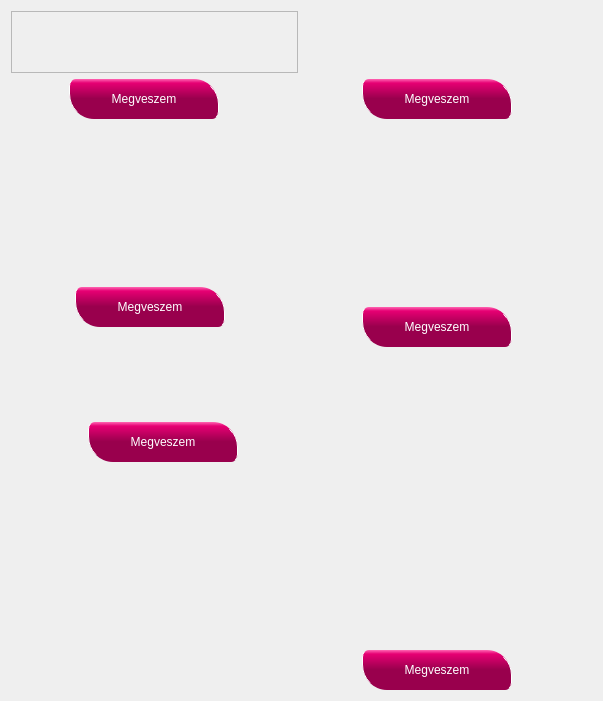
                <widget class="QWidget" name="scrollAreaWidgetContents_4">
                 <property name="geometry">
                  <rect>
                   <x>0</x>
                   <y>0</y>
                   <width>603</width>
                   <height>701</height>
                  </rect>
                 </property>
                 <layout class="QGridLayout" name="gridLayout_13">
                  <item row="0" column="0" colspan="3">
                   <layout class="QVBoxLayout" name="verticalLayout_18">
                    <item>
                     <widget class="clickableLabel" name="tort1">
                      <property name="maximumSize">
                       <size>
                        <width>400</width>
                        <height>16777215</height>
                       </size>
                      </property>
                      <property name="mouseTracking">
                       <bool>true</bool>
                      </property>
                      <property name="toolTip">
                       <string>&lt;!DOCTYPE HTML PUBLIC &quot;-//W3C//DTD HTML 4.0//EN&quot; &quot;http://www.w3.org/TR/REC-html40/strict.dtd&quot;&gt;
&lt;html&gt;&lt;head&gt;&lt;meta name=&quot;qrichtext&quot; content=&quot;1&quot; /&gt;&lt;style type=&quot;text/css&quot;&gt;
p, li { white-space: pre-wrap; }
&lt;/style&gt;&lt;/head&gt;&lt;body style=&quot; font-family:'MS Shell Dlg 2'; font-size:8pt; font-weight:400; font-style:normal;&quot;&gt;
&lt;p style=&quot; margin-top:0px; margin-bottom:0px; margin-left:0px; margin-right:0px; -qt-block-indent:0; text-indent:0px;&quot;&gt;&lt;img src=&quot;:/resource/img/TortenelmiKartya/nagyban/h1.jpg&quot; /&gt;&lt;/p&gt;&lt;/body&gt;&lt;/html&gt;</string>
                      </property>
                      <property name="frameShape">
                       <enum>QFrame::StyledPanel</enum>
                      </property>
                      <property name="text">
                       <string/>
                      </property>
                      <property name="pixmap">
                       <pixmap resource="resource.qrc">:/resource/img/TortenelmiKartya/szurkeben/h1.jpg</pixmap>
                      </property>
                      <property name="scaledContents">
                       <bool>true</bool>
                      </property>
                     </widget>
                    </item>
                    <item>
                     <layout class="QHBoxLayout" name="horizontalLayout_15">
                      <item>
                       <widget class="QLabel" name="label_40">
                        <property name="styleSheet">
                         <string notr="true">color: rgb(0,0,0,0);</string>
                        </property>
                        <property name="text">
                         <string>TextLabel</string>
                        </property>
                       </widget>
                      </item>
                      <item>
                       <widget class="clickableButton" name="buttonKep1_2">
                        <property name="minimumSize">
                         <size>
                          <width>150</width>
                          <height>40</height>
                         </size>
                        </property>
                        <property name="styleSheet">
                         <string notr="true">QPushButton {
color: white;
font: bold 13pt &quot;MS Shell Dlg 2&quot;;
background-color: QLinearGradient( x1: 0, y1: 0, x2: 0, y2: 1, stop: 0 #ff66b3, stop: 0.1 #e60073,  stop: 0.49 #99004d );
selection-background-color: blue;
border-left: 1px solid white;
border-right: 1px solid white;
border-radius: 7;
border-bottom-left-radius: 25px;
border-top-right-radius: 25px;

/*ccc*/
}
QPushButton:hover {
background-color: QLinearGradient( x1: 0, y1: 0, x2: 0, y2: 1, stop: 0 #f2d9e6, stop: 0.1 #cc6699,  stop: 0.49 #d98cb3 );
}</string>
                        </property>
                        <property name="text">
                         <string>Megveszem</string>
                        </property>
                       </widget>
                      </item>
                      <item>
                       <spacer name="horizontalSpacer_19">
                        <property name="orientation">
                         <enum>Qt::Horizontal</enum>
                        </property>
                        <property name="sizeType">
                         <enum>QSizePolicy::Expanding</enum>
                        </property>
                        <property name="sizeHint" stdset="0">
                         <size>
                          <width>80</width>
                          <height>20</height>
                         </size>
                        </property>
                       </spacer>
                      </item>
                     </layout>
                    </item>
                   </layout>
                  </item>
                  <item row="0" column="3">
                   <layout class="QVBoxLayout" name="verticalLayout_19">
                    <item>
                     <widget class="QLabel" name="tort2">
                      <property name="maximumSize">
                       <size>
                        <width>400</width>
                        <height>16777215</height>
                       </size>
                      </property>
                      <property name="toolTip">
                       <string>&lt;html&gt;&lt;head/&gt;&lt;body&gt;&lt;p&gt;&lt;img src=&quot;:/resource/img/TortenelmiKartya/nagyban/h2.jpg&quot;/&gt;&lt;/p&gt;&lt;/body&gt;&lt;/html&gt;</string>
                      </property>
                      <property name="text">
                       <string/>
                      </property>
                      <property name="pixmap">
                       <pixmap resource="resource.qrc">:/resource/img/TortenelmiKartya/szurkeben/h2.jpg</pixmap>
                      </property>
                      <property name="scaledContents">
                       <bool>true</bool>
                      </property>
                     </widget>
                    </item>
                    <item>
                     <layout class="QHBoxLayout" name="horizontalLayout_16">
                      <item>
                       <widget class="QLabel" name="label_41">
                        <property name="styleSheet">
                         <string notr="true">color: rgb(0,0,0,0);</string>
                        </property>
                        <property name="text">
                         <string>TextLabel</string>
                        </property>
                       </widget>
                      </item>
                      <item>
                       <widget class="clickableButton" name="buttonKep2_2">
                        <property name="minimumSize">
                         <size>
                          <width>150</width>
                          <height>40</height>
                         </size>
                        </property>
                        <property name="styleSheet">
                         <string notr="true">QPushButton {
color: white;
font: bold 13pt &quot;MS Shell Dlg 2&quot;;
background-color: QLinearGradient( x1: 0, y1: 0, x2: 0, y2: 1, stop: 0 #ff66b3, stop: 0.1 #e60073,  stop: 0.49 #99004d );
selection-background-color: blue;
border-left: 1px solid white;
border-right: 1px solid white;
border-radius: 7;
border-bottom-left-radius: 25px;
border-top-right-radius: 25px;

/*ccc*/
}
QPushButton:hover {
background-color: QLinearGradient( x1: 0, y1: 0, x2: 0, y2: 1, stop: 0 #f2d9e6, stop: 0.1 #cc6699,  stop: 0.49 #d98cb3 );
}</string>
                        </property>
                        <property name="text">
                         <string>Megveszem</string>
                        </property>
                       </widget>
                      </item>
                      <item>
                       <spacer name="horizontalSpacer_20">
                        <property name="orientation">
                         <enum>Qt::Horizontal</enum>
                        </property>
                        <property name="sizeType">
                         <enum>QSizePolicy::Expanding</enum>
                        </property>
                        <property name="sizeHint" stdset="0">
                         <size>
                          <width>80</width>
                          <height>20</height>
                         </size>
                        </property>
                       </spacer>
                      </item>
                     </layout>
                    </item>
                   </layout>
                  </item>
                  <item row="1" column="0" rowspan="2" colspan="3">
                   <widget class="QLabel" name="label_43">
                    <property name="styleSheet">
                     <string notr="true">color: rgb(0,0,0,0);</string>
                    </property>
                    <property name="text">
                     <string>TextLabel</string>
                    </property>
                   </widget>
                  </item>
                  <item row="1" column="3" rowspan="2">
                   <layout class="QVBoxLayout" name="verticalLayout_21">
                    <item>
                     <widget class="QLabel" name="tort4">
                      <property name="maximumSize">
                       <size>
                        <width>400</width>
                        <height>16777215</height>
                       </size>
                      </property>
                      <property name="toolTip">
                       <string>&lt;html&gt;&lt;head/&gt;&lt;body&gt;&lt;p&gt;&lt;img src=&quot;:/resource/img/TortenelmiKartya/nagyban/h7.jpg&quot;/&gt;&lt;/p&gt;&lt;/body&gt;&lt;/html&gt;</string>
                      </property>
                      <property name="text">
                       <string/>
                      </property>
                      <property name="pixmap">
                       <pixmap resource="resource.qrc">:/resource/img/TortenelmiKartya/szurkeben/h7.jpg</pixmap>
                      </property>
                      <property name="scaledContents">
                       <bool>true</bool>
                      </property>
                     </widget>
                    </item>
                    <item>
                     <layout class="QHBoxLayout" name="horizontalLayout_19">
                      <item>
                       <widget class="QLabel" name="label_45">
                        <property name="styleSheet">
                         <string notr="true">color: rgb(0,0,0,0);</string>
                        </property>
                        <property name="text">
                         <string>TextLabel</string>
                        </property>
                       </widget>
                      </item>
                      <item>
                       <widget class="clickableButton" name="buttonKep4_2">
                        <property name="minimumSize">
                         <size>
                          <width>150</width>
                          <height>40</height>
                         </size>
                        </property>
                        <property name="styleSheet">
                         <string notr="true">QPushButton {
color: white;
font: bold 13pt &quot;MS Shell Dlg 2&quot;;
background-color: QLinearGradient( x1: 0, y1: 0, x2: 0, y2: 1, stop: 0 #ff66b3, stop: 0.1 #e60073,  stop: 0.49 #99004d );
selection-background-color: blue;
border-left: 1px solid white;
border-right: 1px solid white;
border-radius: 7;
border-bottom-left-radius: 25px;
border-top-right-radius: 25px;

/*ccc*/
}
QPushButton:hover {
background-color: QLinearGradient( x1: 0, y1: 0, x2: 0, y2: 1, stop: 0 #f2d9e6, stop: 0.1 #cc6699,  stop: 0.49 #d98cb3 );
}</string>
                        </property>
                        <property name="text">
                         <string>Megveszem</string>
                        </property>
                       </widget>
                      </item>
                      <item>
                       <spacer name="horizontalSpacer_22">
                        <property name="orientation">
                         <enum>Qt::Horizontal</enum>
                        </property>
                        <property name="sizeHint" stdset="0">
                         <size>
                          <width>40</width>
                          <height>20</height>
                         </size>
                        </property>
                       </spacer>
                      </item>
                     </layout>
                    </item>
                   </layout>
                  </item>
                  <item row="2" column="1" colspan="2">
                   <layout class="QVBoxLayout" name="verticalLayout_20">
                    <item>
                     <widget class="QLabel" name="tort3">
                      <property name="maximumSize">
                       <size>
                        <width>400</width>
                        <height>16777215</height>
                       </size>
                      </property>
                      <property name="toolTip">
                       <string>&lt;html&gt;&lt;head/&gt;&lt;body&gt;&lt;p&gt;&lt;img src=&quot;:/resource/img/TortenelmiKartya/nagyban/h4.jpg&quot;/&gt;&lt;/p&gt;&lt;/body&gt;&lt;/html&gt;</string>
                      </property>
                      <property name="text">
                       <string/>
                      </property>
                      <property name="pixmap">
                       <pixmap resource="resource.qrc">:/resource/img/TortenelmiKartya/szurkeben/h4.jpg</pixmap>
                      </property>
                      <property name="scaledContents">
                       <bool>true</bool>
                      </property>
                     </widget>
                    </item>
                    <item>
                     <layout class="QVBoxLayout" name="verticalLayout_25">
                      <item>
                       <layout class="QHBoxLayout" name="horizontalLayout_21">
                        <item>
                         <widget class="QLabel" name="label_49">
                          <property name="styleSheet">
                           <string notr="true">color: rgb(0,0,0,0);</string>
                          </property>
                          <property name="text">
                           <string>TextLabel</string>
                          </property>
                         </widget>
                        </item>
                        <item>
                         <widget class="clickableButton" name="buttonKep3_2">
                          <property name="minimumSize">
                           <size>
                            <width>150</width>
                            <height>40</height>
                           </size>
                          </property>
                          <property name="maximumSize">
                           <size>
                            <width>200</width>
                            <height>16777215</height>
                           </size>
                          </property>
                          <property name="styleSheet">
                           <string notr="true">QPushButton {
color: white;
font: bold 13pt &quot;MS Shell Dlg 2&quot;;
background-color: QLinearGradient( x1: 0, y1: 0, x2: 0, y2: 1, stop: 0 #ff66b3, stop: 0.1 #e60073,  stop: 0.49 #99004d );
selection-background-color: blue;
border-left: 1px solid white;
border-right: 1px solid white;
border-radius: 7;
border-bottom-left-radius: 25px;
border-top-right-radius: 25px;

/*ccc*/
}
QPushButton:hover {
background-color: QLinearGradient( x1: 0, y1: 0, x2: 0, y2: 1, stop: 0 #f2d9e6, stop: 0.1 #cc6699,  stop: 0.49 #d98cb3 );
}</string>
                          </property>
                          <property name="text">
                           <string>Megveszem</string>
                          </property>
                         </widget>
                        </item>
                        <item>
                         <spacer name="horizontalSpacer_24">
                          <property name="orientation">
                           <enum>Qt::Horizontal</enum>
                          </property>
                          <property name="sizeHint" stdset="0">
                           <size>
                            <width>40</width>
                            <height>20</height>
                           </size>
                          </property>
                         </spacer>
                        </item>
                       </layout>
                      </item>
                      <item>
                       <widget class="QLabel" name="label_50">
                        <property name="text">
                         <string/>
                        </property>
                       </widget>
                      </item>
                     </layout>
                    </item>
                   </layout>
                  </item>
                  <item row="3" column="1">
                   <widget class="QLabel" name="label_48">
                    <property name="text">
                     <string/>
                    </property>
                   </widget>
                  </item>
                  <item row="3" column="2">
                   <layout class="QVBoxLayout" name="verticalLayout_26">
                    <item>
                     <widget class="QLabel" name="tort5">
                      <property name="maximumSize">
                       <size>
                        <width>400</width>
                        <height>16777215</height>
                       </size>
                      </property>
                      <property name="toolTip">
                       <string>&lt;html&gt;&lt;head/&gt;&lt;body&gt;&lt;p&gt;&lt;img src=&quot;:/resource/img/TortenelmiKartya/nagyban/h5.jpg&quot;/&gt;&lt;/p&gt;&lt;/body&gt;&lt;/html&gt;</string>
                      </property>
                      <property name="text">
                       <string/>
                      </property>
                      <property name="pixmap">
                       <pixmap resource="resource.qrc">:/resource/img/TortenelmiKartya/szurkeben/h5.jpg</pixmap>
                      </property>
                      <property name="scaledContents">
                       <bool>true</bool>
                      </property>
                     </widget>
                    </item>
                    <item>
                     <layout class="QHBoxLayout" name="horizontalLayout_22">
                      <item>
                       <widget class="QLabel" name="label_51">
                        <property name="styleSheet">
                         <string notr="true">color: rgb(0,0,0,0);</string>
                        </property>
                        <property name="text">
                         <string>TextLabel</string>
                        </property>
                       </widget>
                      </item>
                      <item>
                       <widget class="clickableButton" name="buttonKep5_2">
                        <property name="minimumSize">
                         <size>
                          <width>150</width>
                          <height>40</height>
                         </size>
                        </property>
                        <property name="styleSheet">
                         <string notr="true">QPushButton {
color: white;
font: bold 13pt &quot;MS Shell Dlg 2&quot;;
background-color: QLinearGradient( x1: 0, y1: 0, x2: 0, y2: 1, stop: 0 #ff66b3, stop: 0.1 #e60073,  stop: 0.49 #99004d );
selection-background-color: blue;
border-left: 1px solid white;
border-right: 1px solid white;
border-radius: 7;
border-bottom-left-radius: 25px;
border-top-right-radius: 25px;

/*ccc*/
}
QPushButton:hover {
background-color: QLinearGradient( x1: 0, y1: 0, x2: 0, y2: 1, stop: 0 #f2d9e6, stop: 0.1 #cc6699,  stop: 0.49 #d98cb3 );
}</string>
                        </property>
                        <property name="text">
                         <string>Megveszem</string>
                        </property>
                       </widget>
                      </item>
                      <item>
                       <spacer name="horizontalSpacer_25">
                        <property name="orientation">
                         <enum>Qt::Horizontal</enum>
                        </property>
                        <property name="sizeHint" stdset="0">
                         <size>
                          <width>40</width>
                          <height>20</height>
                         </size>
                        </property>
                       </spacer>
                      </item>
                     </layout>
                    </item>
                   </layout>
                  </item>
                  <item row="3" column="3" rowspan="3">
                   <layout class="QVBoxLayout" name="verticalLayout_22">
                    <item>
                     <widget class="QLabel" name="tort6">
                      <property name="maximumSize">
                       <size>
                        <width>400</width>
                        <height>16777215</height>
                       </size>
                      </property>
                      <property name="toolTip">
                       <string>&lt;html&gt;&lt;head/&gt;&lt;body&gt;&lt;p&gt;&lt;img src=&quot;:/resource/img/TortenelmiKartya/nagyban/h3.jpg&quot;/&gt;&lt;/p&gt;&lt;/body&gt;&lt;/html&gt;</string>
                      </property>
                      <property name="text">
                       <string/>
                      </property>
                      <property name="pixmap">
                       <pixmap resource="resource.qrc">:/resource/img/TortenelmiKartya/szurkeben/h3.jpg</pixmap>
                      </property>
                      <property name="scaledContents">
                       <bool>true</bool>
                      </property>
                     </widget>
                    </item>
                    <item>
                     <layout class="QHBoxLayout" name="horizontalLayout_20">
                      <item>
                       <widget class="QLabel" name="label_46">
                        <property name="styleSheet">
                         <string notr="true">color: rgb(0,0,0,0);</string>
                        </property>
                        <property name="text">
                         <string>TextLabel</string>
                        </property>
                       </widget>
                      </item>
                      <item>
                       <widget class="clickableButton" name="buttonKep6_2">
                        <property name="minimumSize">
                         <size>
                          <width>150</width>
                          <height>40</height>
                         </size>
                        </property>
                        <property name="styleSheet">
                         <string notr="true">QPushButton {
color: white;
font: bold 13pt &quot;MS Shell Dlg 2&quot;;
background-color: QLinearGradient( x1: 0, y1: 0, x2: 0, y2: 1, stop: 0 #ff66b3, stop: 0.1 #e60073,  stop: 0.49 #99004d );
selection-background-color: blue;
border-left: 1px solid white;
border-right: 1px solid white;
border-radius: 7;
border-bottom-left-radius: 25px;
border-top-right-radius: 25px;

/*ccc*/
}
QPushButton:hover {
background-color: QLinearGradient( x1: 0, y1: 0, x2: 0, y2: 1, stop: 0 #f2d9e6, stop: 0.1 #cc6699,  stop: 0.49 #d98cb3 );
}</string>
                        </property>
                        <property name="text">
                         <string>Megveszem</string>
                        </property>
                       </widget>
                      </item>
                      <item>
                       <spacer name="horizontalSpacer_23">
                        <property name="orientation">
                         <enum>Qt::Horizontal</enum>
                        </property>
                        <property name="sizeHint" stdset="0">
                         <size>
                          <width>40</width>
                          <height>20</height>
                         </size>
                        </property>
                       </spacer>
                      </item>
                     </layout>
                    </item>
                   </layout>
                  </item>
                  <item row="4" column="1" colspan="2">
                   <widget class="QLabel" name="label_47">
                    <property name="text">
                     <string/>
                    </property>
                   </widget>
                  </item>
                 </layout>
                </widget>
